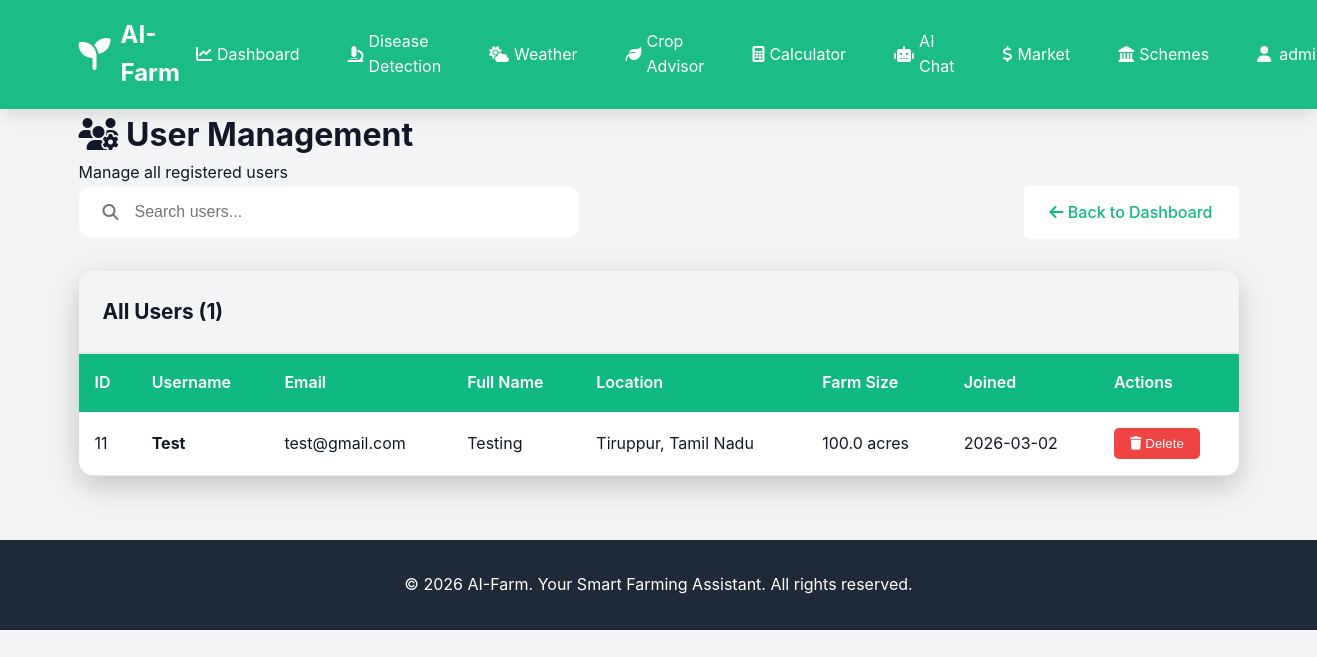
/admin/users (signed in), run on an earlier commit of the app's database.
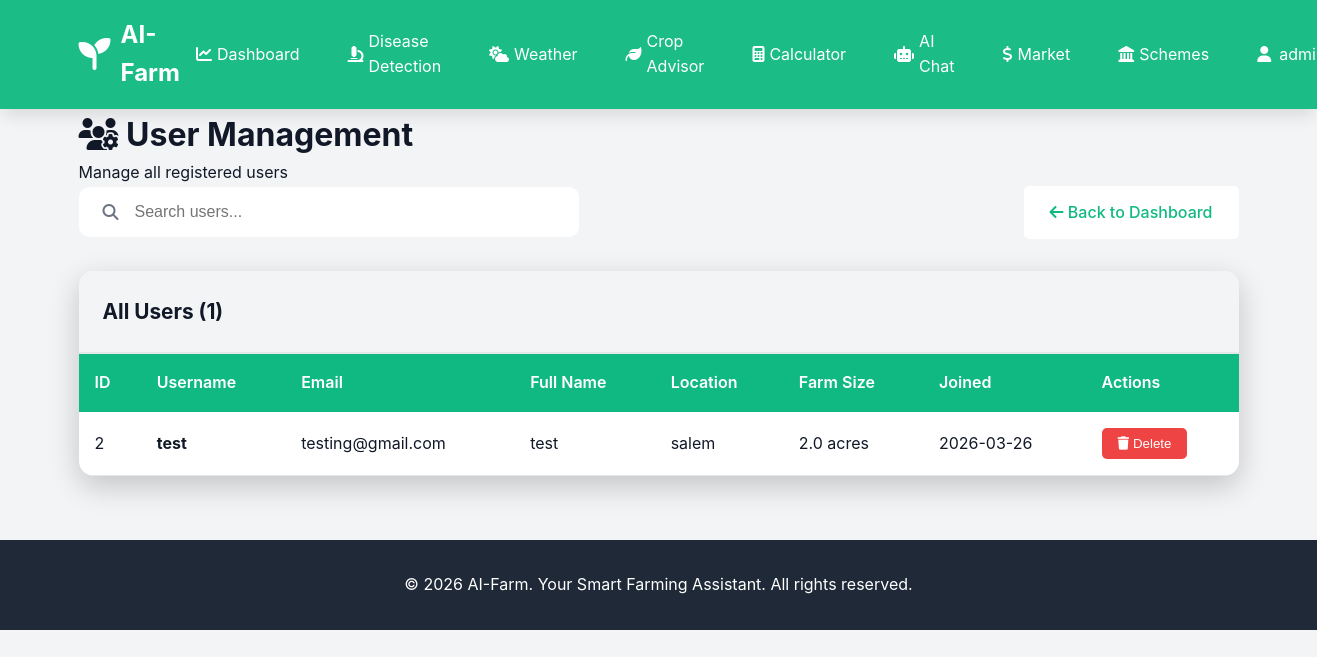
And on a later commit of the database.
### tables this page shows
CREATE TABLE users
                 (id INTEGER PRIMARY KEY AUTOINCREMENT,
                  username TEXT UNIQUE NOT NULL,
                  email TEXT UNIQUE NOT NULL,
                  password TEXT NOT NULL,
                  full_name TEXT,
                  farm_location TEXT,
                  farm_size REAL,
                  is_admin INTEGER DEFAULT 0,
                  created_at TIMESTAMP DEFAULT CURRENT_TIMESTAMP);

### app.py (the view)
@app.route('/admin/users')
@admin_required
def admin_users():
    conn = sqlite3.connect('aifarm.db')
    conn.row_factory = sqlite3.Row
    c = conn.cursor()
    c.execute('SELECT * FROM users WHERE is_admin = 0 ORDER BY created_at DESC')
    users = c.fetchall()
    conn.close()
    return render_template('admin_users.html', users=users)

### app.py (called while the page is built)
def admin_required(f):
    @wraps(f)
    def decorated_function(*args, **kwargs):
        if 'user_id' not in session:
            flash('Please log in to access this page.', 'warning')
            return redirect(url_for('login'))
        conn = sqlite3.connect('aifarm.db')
        conn.row_factory = sqlite3.Row
        c = conn.cursor()
        c.execute('SELECT is_admin FROM users WHERE id = ?', (session['user_id'],))
        user = c.fetchone()
        conn.close()
        if not user or not user['is_admin']:
            flash('Access denied. Admin privileges required.', 'error')
            return redirect(url_for('dashboard'))
        return f(*args, **kwargs)
    return decorated_function

### templates/admin_users.html (shortened to what this page needs)
{% extends "base.html" %}
{% block content %}
<div class="admin-container">
    <div class="container">
        <div class="admin-header">
            <h1><i class="fas fa-users-cog"></i> User Management</h1>
            <p>Manage all registered users</p>
        </div>
        <div class="admin-toolbar">
            <div class="search-box">
                <i class="fas fa-search"></i>
                <input type="text" id="searchUsers" placeholder="Search users...">
            </div>
            <a href="{{ url_for('admin_panel') }}" class="btn btn-secondary">
                <i class="fas fa-arrow-left"></i> Back to Dashboard
            </a>
        </div>
        <div class="users-card">
            <div class="card-header">
                <h2>All Users ({{ users|length }})</h2>
            </div>
            <div class="table-responsive">
                <table class="users-table">
                    <thead>
                        <tr>
                            <th>ID</th>
                            <th>Username</th>
                            <th>Email</th>
                            <th>Full Name</th>
                            <th>Location</th>
                            <th>Farm Size</th>
                            <th>Joined</th>
                            <th>Actions</th>
                        </tr>
                    </thead>
                    <tbody>
                        {% for user in users %}
                        <tr>
                            <td>{{ user.id }}</td>
                            <td><strong>{{ user.username }}</strong></td>
                            <td>{{ user.email }}</td>
                            <td>{{ user.full_name or 'N/A' }}</td>
                            <td>{{ user.farm_location or 'N/A' }}</td>
                            <td>{{ user.farm_size or 'N/A' }} acres</td>
                            <td>{{ user.created_at[:10] }}</td>
                            <td>
                                <button onclick="deleteUser({{ user.id }}, '{{ user.username }}')" class="btn-delete">
                                    <i class="fas fa-trash"></i> Delete
                                </button>
                            </td>
                        </tr>
                        {% endfor %}
                    </tbody>
                </table>
            </div>
        </div>
    </div>
</div>
{% endblock %}

What changed in the data, as far as the page shows it:
removed users: id "11", username "Test", email "test@gmail.com", full_name "Testing", farm_location "Tiruppur, Tamil Nadu", farm_size "100.0", created_at "2026-03-02"
added users: id "2", username "test", email "testing@gmail.com", full_name "test", farm_location "salem", farm_size "2.0", created_at "2026-03-26"
